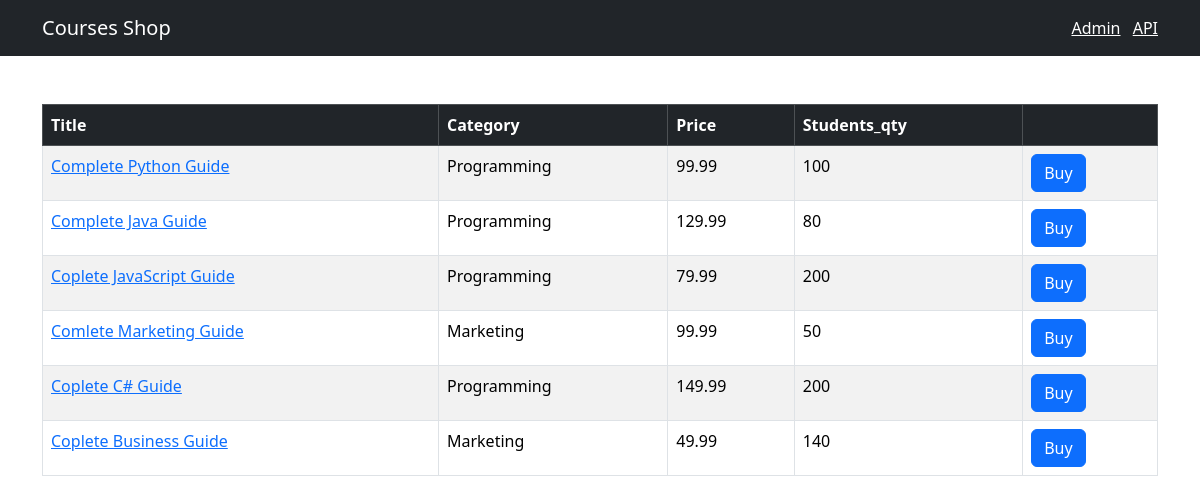
Before: / with the older database file.
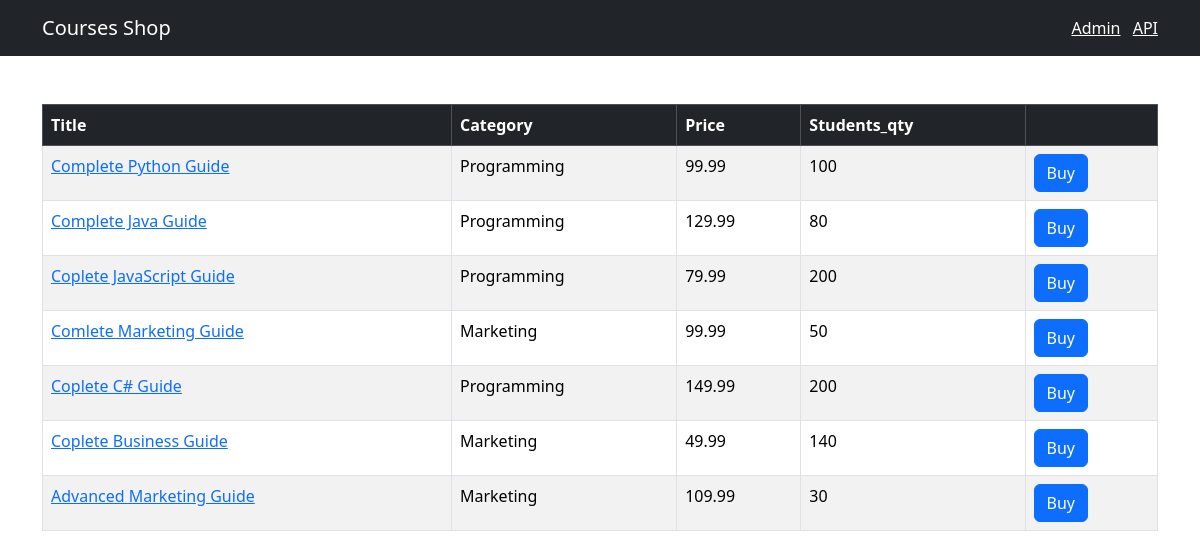
After: the same page with the newer database file.
### shop/models.py (models this page shows, shortened)
class Course(models.Model):
    title = models.CharField(max_length=300)
    price = models.FloatField()
    students_qty = models.IntegerField()
    reviews_qty = models.IntegerField()
    category = models.ForeignKey(Category, on_delete=models.CASCADE)
    created_at = models.DateTimeField(default=timezone.now)

class Category(models.Model):
    title = models.CharField(max_length=255)
    created_at = models.DateTimeField(default=timezone.now)
    def __str__(self):
        return self.title

### shop/views.py (the view)
# urls.py: path('', include(api.urls), name='index')
def index(request):
    courses = Course.objects.all()
    return render(request, 'shop/courses.html', {'courses': courses})

### templates/shop/courses.html (shortened to what this page needs)
{% extends 'base.html' %}
{% block content %}
<table class="table mt-5 table-bordered table-striped table-hover">
    <thead class="table-dark">
        <tr>
            <th>Title</th>
            <th>Category</th>
            <th>Price</th>
            <th>Students_qty</th>
            <th></th>
        </tr>
    </thead>
    <tbody>
        {% for course in courses %}
        <tr>
            <td>
                <a href={% url "shop:single_course" course.id %}>{{ course.title }}</a>
            </td>
            <td>{{ course.category }}</td>
            <td>{{ course.price }}</td>
            <td>{{ course.students_qty }}</td>
            <td><button class="btn btn-primary">Buy</button></td>
        </tr>
        {% endfor %}
    </tbody>
</table>
{% endblock %}

Changed rows visible on the page:
added Course: title "Advanced Marketing Guide", category "Marketing", price "109.99", students_qty "30"
